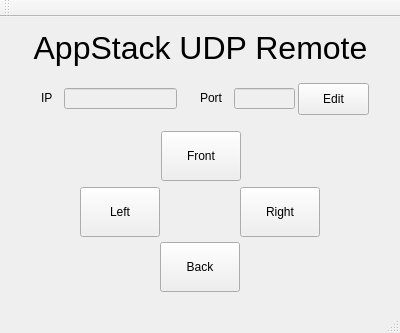
<?xml version="1.0" encoding="UTF-8"?>
<ui version="4.0">
 <class>MainWindow</class>
 <widget class="QMainWindow" name="MainWindow">
  <property name="geometry">
   <rect>
    <x>0</x>
    <y>0</y>
    <width>400</width>
    <height>333</height>
   </rect>
  </property>
  <property name="windowTitle">
   <string>MainWindow</string>
  </property>
  <widget class="QWidget" name="centralWidget">
   <widget class="QLabel" name="label">
    <property name="geometry">
     <rect>
      <x>0</x>
      <y>10</y>
      <width>401</width>
      <height>41</height>
     </rect>
    </property>
    <property name="font">
     <font>
      <pointsize>24</pointsize>
     </font>
    </property>
    <property name="text">
     <string>AppStack UDP Remote</string>
    </property>
    <property name="alignment">
     <set>Qt::AlignCenter</set>
    </property>
   </widget>
   <widget class="QPushButton" name="btnFront">
    <property name="enabled">
     <bool>true</bool>
    </property>
    <property name="geometry">
     <rect>
      <x>161</x>
      <y>114</y>
      <width>80</width>
      <height>50</height>
     </rect>
    </property>
    <property name="autoFillBackground">
     <bool>false</bool>
    </property>
    <property name="styleSheet">
     <string notr="true"/>
    </property>
    <property name="text">
     <string>Front</string>
    </property>
   </widget>
   <widget class="QPushButton" name="btnLeft">
    <property name="geometry">
     <rect>
      <x>80</x>
      <y>170</y>
      <width>80</width>
      <height>50</height>
     </rect>
    </property>
    <property name="text">
     <string>Left</string>
    </property>
   </widget>
   <widget class="QPushButton" name="btnRight">
    <property name="geometry">
     <rect>
      <x>240</x>
      <y>170</y>
      <width>80</width>
      <height>50</height>
     </rect>
    </property>
    <property name="text">
     <string>Right</string>
    </property>
   </widget>
   <widget class="QPushButton" name="btnBack">
    <property name="geometry">
     <rect>
      <x>160</x>
      <y>225</y>
      <width>80</width>
      <height>50</height>
     </rect>
    </property>
    <property name="text">
     <string>Back</string>
    </property>
   </widget>
   <widget class="QLabel" name="label_2">
    <property name="geometry">
     <rect>
      <x>41</x>
      <y>73</y>
      <width>21</width>
      <height>16</height>
     </rect>
    </property>
    <property name="text">
     <string>IP</string>
    </property>
   </widget>
   <widget class="QLabel" name="label_3">
    <property name="geometry">
     <rect>
      <x>200</x>
      <y>73</y>
      <width>31</width>
      <height>16</height>
     </rect>
    </property>
    <property name="text">
     <string>Port</string>
    </property>
   </widget>
   <widget class="QPushButton" name="btnUpdateIP">
    <property name="geometry">
     <rect>
      <x>298</x>
      <y>66</y>
      <width>71</width>
      <height>32</height>
     </rect>
    </property>
    <property name="text">
     <string>Edit</string>
    </property>
   </widget>
   <widget class="QLineEdit" name="txtIP">
    <property name="enabled">
     <bool>false</bool>
    </property>
    <property name="geometry">
     <rect>
      <x>64</x>
      <y>71</y>
      <width>113</width>
      <height>21</height>
     </rect>
    </property>
   </widget>
   <widget class="QLineEdit" name="txtPort">
    <property name="enabled">
     <bool>false</bool>
    </property>
    <property name="geometry">
     <rect>
      <x>234</x>
      <y>71</y>
      <width>61</width>
      <height>21</height>
     </rect>
    </property>
   </widget>
  </widget>
  <widget class="QMenuBar" name="menuBar">
   <property name="geometry">
    <rect>
     <x>0</x>
     <y>0</y>
     <width>400</width>
     <height>22</height>
    </rect>
   </property>
  </widget>
  <widget class="QToolBar" name="mainToolBar">
   <attribute name="toolBarArea">
    <enum>TopToolBarArea</enum>
   </attribute>
   <attribute name="toolBarBreak">
    <bool>false</bool>
   </attribute>
  </widget>
  <widget class="QStatusBar" name="statusBar"/>
 </widget>
 <layoutdefault spacing="6" margin="11"/>
 <resources/>
 <connections/>
</ui>
